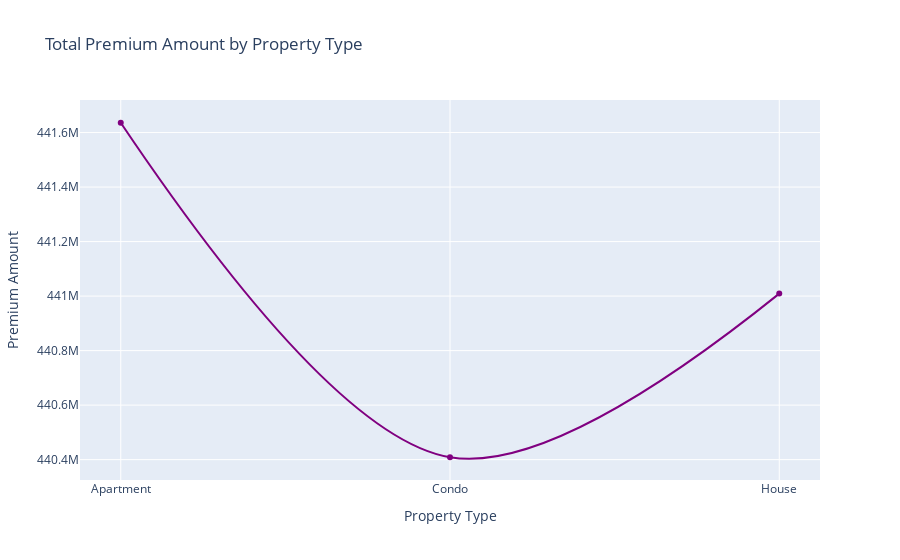

This figure's notebook cell:
### Code cell
fig = px.line(property_premium, 
              x='Property Type', 
              y='Premium Amount', 
              title="Total Premium Amount by Property Type",
              markers=True, 
              line_shape='spline',
              color_discrete_sequence=['Purple']) 

fig.show()

### Figure 1 — Plotly figure (JSON) as saved in the notebook; plotly's stock layout.template omitted (floating-point values rounded to 4 significant figures)
{"data": [{"hovertemplate": "Property Type=%{x}<br>Premium Amount=%{y}<extra></extra>", "legendgroup": "", "line": {"color": "Purple", "dash": "solid", "shape": "spline"}, "marker": {"symbol": "circle"}, "mode": "lines+markers", "name": "", "orientation": "v", "showlegend": false, "type": "scatter", "x": ["Apartment", "Condo", "House"], "xaxis": "x", "y": [441635947, 440408722, 441009117], "yaxis": "y"}], "layout": {"legend": {"tracegroupgap": 0}, "title": {"text": "Total Premium Amount by Property Type"}, "xaxis": {"anchor": "y", "domain": [0, 1], "title": {"text": "Property Type"}}, "yaxis": {"anchor": "x", "domain": [0, 1], "title": {"text": "Premium Amount"}}}}
